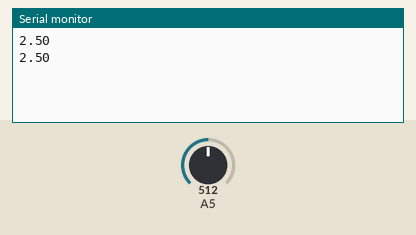
The sketch below on a simulated Arduino Uno, built with avr-gcc and run on an emulated ATmega328P. On the bench: the last lines printed to the serial monitor. The test bench sets the inputs (shaded band); at power-on: A5 = 512.

Above: at 2.8 s.
2.9 s: A5 set to 716
At 4.9 s:
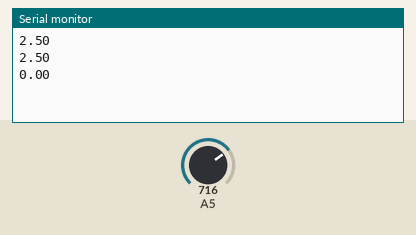
5.6 s: A5 set to 511
At 6.5 s:
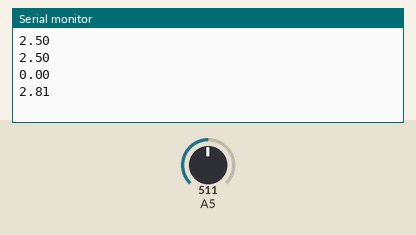
Timing chart, 0 to 8.6 s (numbered marks = the images above; inputs shaded):
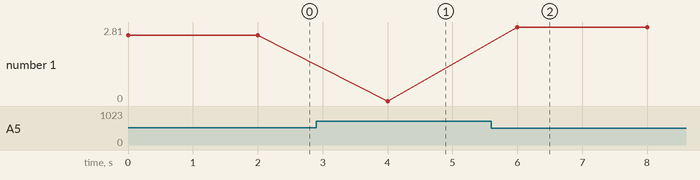

Measured:
- after the input at 2.9 s, the serial monitor: prints a new line after 1.1 s (image 1)
- after the input at 5.6 s, the serial monitor: prints a new line after 0.40 s (image 2)
- plotted number 1: 2.5 → 0 after the input at 2.9 s, 0 → 2.81 after the input at 5.6 s

The sketch:

sketch_sep23a.ino
```cpp
const int ValorAr = 520;
const int ValorAgua = 200;

int ValorUmidadeSolo = 0;
float porcentagemUmidade = 0;

int random_variable;
int static_variable = 100;
int static_variable2 = 20;
int potentiometer;

void setup() {
  Serial.begin(9600);
}

void loop() {
  ValorUmidadeSolo = analogRead(A5);

  int faixa = ValorAr - ValorAgua;

  int distancia = ValorAr - ValorUmidadeSolo;

  porcentagemUmidade = (float)distancia / faixa * 100.0;

  if (porcentagemUmidade < 0) porcentagemUmidade = 0;
  if (porcentagemUmidade > 100) porcentagemUmidade = 100;


 Serial.println(porcentagemUmidade);


  delay(2000);

}
```
